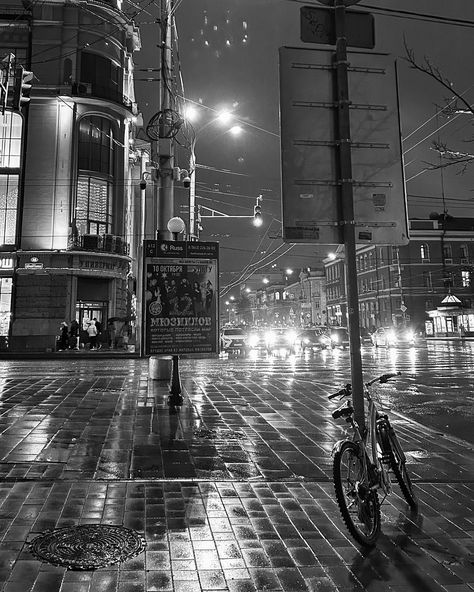
#> input picture sar_1_gray.jpg, 474 x 592 px, found by its file name
$ jupyter execute task_1.ipynb
#> lines starting #> are read from the running program, lines starting #| are printed output that depends on the picture; after the words box and inside, x2 and y2 are one past the last pixel; in counts of white or black regions, pixels touching at a corner belong together
[cell 1]
import numpy as np
import cv2
import matplotlib.pyplot as plt
from skimage.metrics import structural_similarity, mean_squared_error

img = cv2.imread('sar_1_gray.jpg', cv2.IMREAD_GRAYSCALE)
#> img is the input picture: shape (592, 474); min 0, max 255, mean 84

hist = cv2.calcHist([img], [0], None, [256], (0, 256))
#> hist = 256 values, max 4149 at index 64, min 192 at index 253, mean 1096.1

fig, ax = plt.subplots(1, 2, figsize=(12, 4))
ax[0].imshow(img, cmap='gray'); ax[0].set_title('Исходное'); ax[0].axis('off')
ax[1].plot(hist, color='black'); ax[1].set_title('Гистограмма')
plt.show()
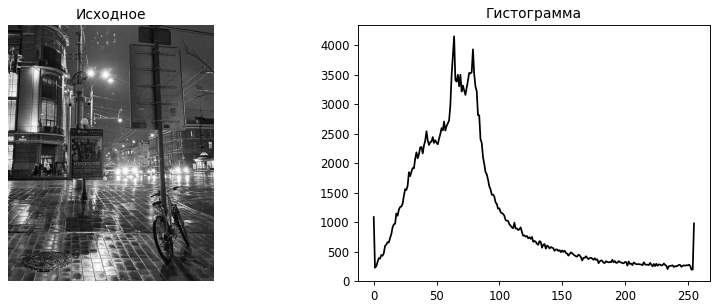
#> figure drawn by matplotlib, 2 panels; panel 2: curve peaks at x = 64, y = 4149

[cell 2]
def gamma_correction(image, gamma):
    return np.uint8(np.power(image / 255.0, gamma) * 255)

img_low  = gamma_correction(img, 0.7)
#> in gamma_correction, `return np.uint8(np.power(image / 255.0, gamma) * 255)`:
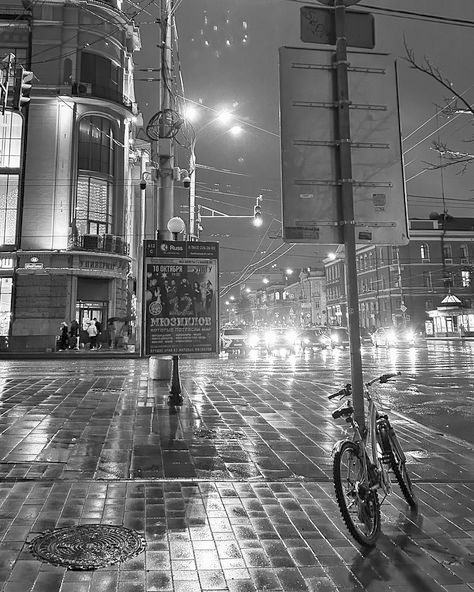
#> returned value: shape (592, 474); min 0, max 255, mean 112.1
img_high = gamma_correction(img, 1.8)
#> call 2 of gamma_correction, with gamma = 1.8
#> in gamma_correction (call 2), `return np.uint8(np.power(image / 255.0, gamma) * 255)`:
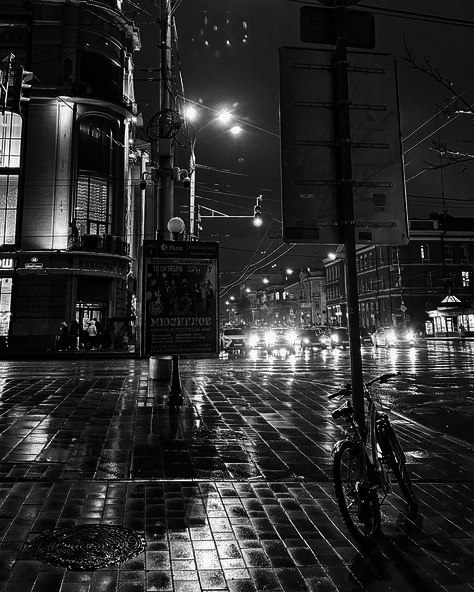
#> returned value: shape (592, 474); min 0, max 255, mean 43.7

fig, ax = plt.subplots(1, 3, figsize=(15, 5))
ax[0].imshow(img, cmap='gray');      ax[0].set_title('Оригинал')
ax[1].imshow(img_low, cmap='gray');  ax[1].set_title('γ < 1 (0.7)')
ax[2].imshow(img_high, cmap='gray'); ax[2].set_title('γ > 1 (1.8)')
for a in ax: a.axis('off')
plt.show()
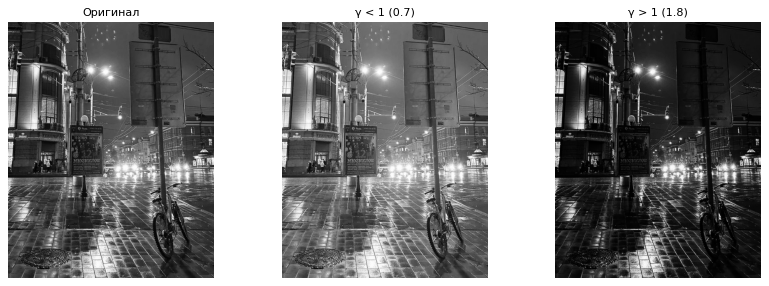
#> figure drawn by matplotlib, 3 panels

[cell 3]
for name, im in [('γ < 1', img_low), ('γ > 1', img_high)]:
    s, _ = structural_similarity(img, im, full=True)
    m = mean_squared_error(img, im)
    print(f"{name}: SSIM = {s:.3f}, MSE = {m:.3f}")
#> this loop made 2 passes
#> (name, s, m) on passes 1 to 2: ('γ < 1', 0.923, 842.5), ('γ > 1', 0.646, 1782.2)
#| γ < 1: SSIM = 0.923, MSE = 842.505
#| γ > 1: SSIM = 0.646, MSE = 1782.234

[cell 4]
def stat_correction(image, reference):
    mu_s, sd_s = image.mean(), image.std()
    mu_r, sd_r = reference.mean(), reference.std()
    return np.clip((image - mu_s) * (sd_r / sd_s) + mu_r, 0, 255).astype(np.uint8)

eq_gray = cv2.equalizeHist(img)
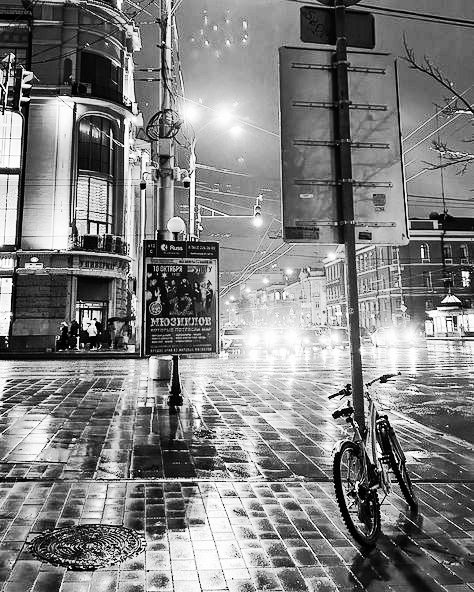
#> eq_gray: shape (592, 474); min 0, max 255, mean 127.9
img_stat = stat_correction(img, eq_gray)
#> in stat_correction, `mu_s, sd_s = image.mean(), image.std()`: mu_s = 83.98; sd_s = 53.21
#> in stat_correction, `mu_r, sd_r = reference.mean(), reference.std()`: mu_r = 127.9; sd_r = 73.7
#> in stat_correction, `return np.clip((image - mu_s) * (sd_r / sd_s) + mu_r, 0, 255).astype(n..`:
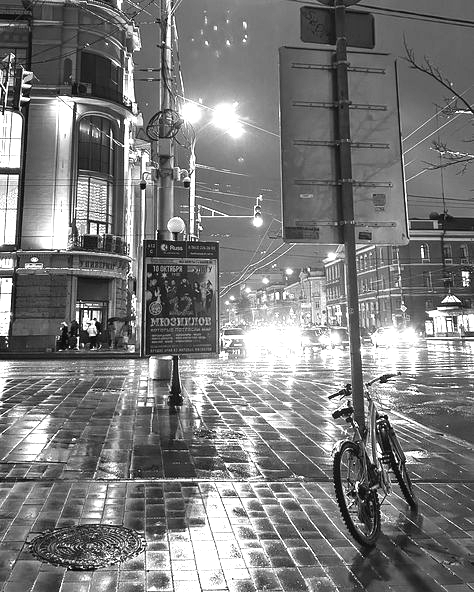
#> returned value: shape (592, 474); min 11, max 255, mean 122.9

s, _ = structural_similarity(img, img_stat, full=True)
#> s = 0.861
m = mean_squared_error(img, img_stat)
#> m = 1744.3
print(f"Стат. коррекция: SSIM = {s:.3f}, MSE = {m:.3f}")
#| Стат. коррекция: SSIM = 0.861, MSE = 1744.308

fig, ax = plt.subplots(1, 3, figsize=(15, 5))
ax[0].imshow(img, cmap='gray');      ax[0].set_title('Оригинал')
ax[1].imshow(img_stat, cmap='gray'); ax[1].set_title('Стат. коррекция')
ax[2].imshow(eq_gray, cmap='gray');  ax[2].set_title('eq_gray')
for a in ax: a.axis('off')
plt.show()

[cell 5]
thresholds = [30, 100, 150, 220]
modes = [(cv2.THRESH_BINARY,'BINARY'), (cv2.THRESH_BINARY_INV,'BINARY_INV'),
         (cv2.THRESH_TRUNC,'TRUNC'), (cv2.THRESH_TOZERO,'TOZERO'),
         (cv2.THRESH_TOZERO_INV,'TOZERO_INV')]

fig, axes = plt.subplots(len(modes), len(thresholds), figsize=(16, 14))
for i, (mode, name) in enumerate(modes):
    for j, t in enumerate(thresholds):
        _, res = cv2.threshold(img, t, 255, mode)
        axes[i, j].imshow(res, cmap='gray')
        axes[i, j].set_title(f'{name}, t={t}', fontsize=9)
        axes[i, j].axis('off')
plt.tight_layout(); plt.show()
#> after `plt.tight_layout()`:
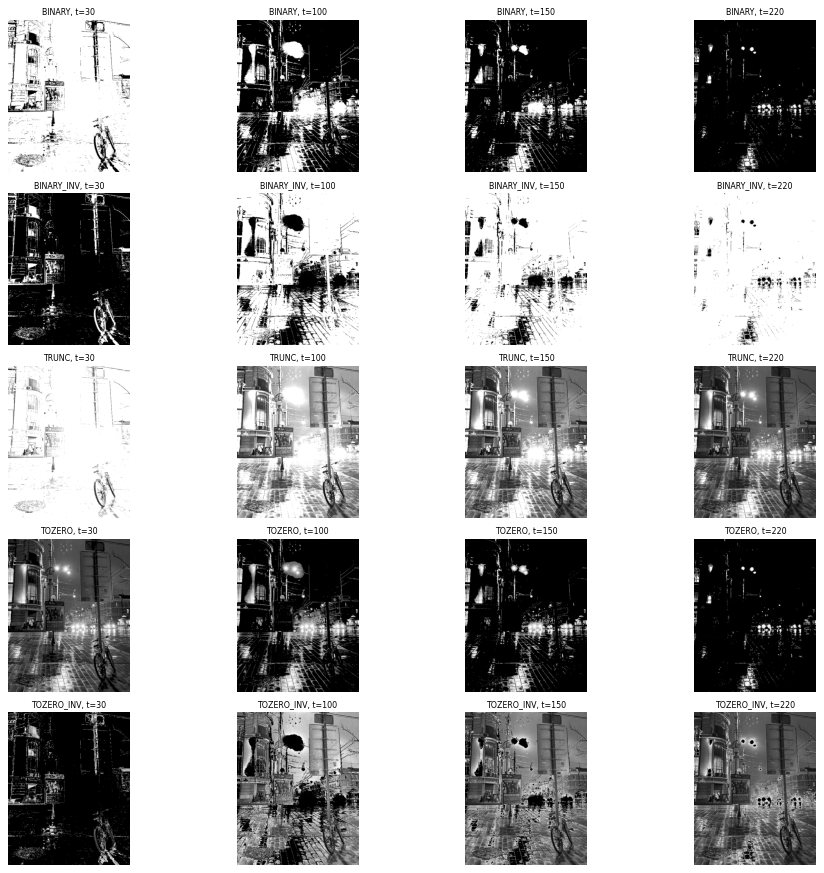
#> figure drawn by matplotlib, 20 panels

[cell 6]
otsu_val, otsu = cv2.threshold(img, 0, 255, cv2.THRESH_BINARY + cv2.THRESH_OTSU)
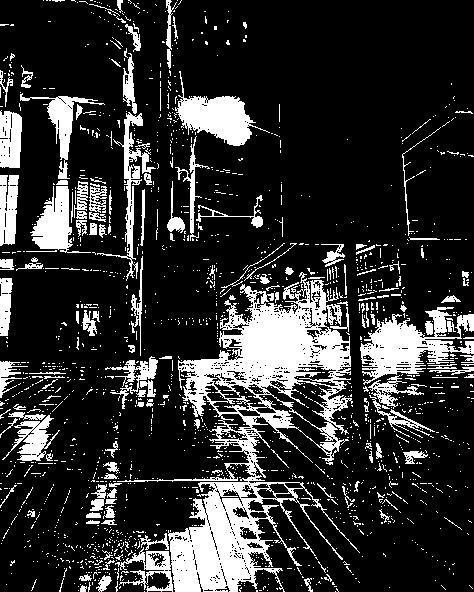
#> otsu: shape (592, 474); 19.4% white; 1748 white regions (1597 under 20 px), largest, box (x1, y1, x2, y2) and area: (115, 272, 360, 592) 22773, (360, 307, 474, 385) 3951, (175, 71, 270, 146) 2659
#> otsu_val = 118
print("Otsu порог:", otsu_val)
#| Otsu порог: 118.0

plt.figure(figsize=(10, 4))
plt.subplot(1, 2, 1); plt.imshow(img, cmap='gray'); plt.title('Оригинал'); plt.axis('off')
plt.subplot(1, 2, 2); plt.imshow(otsu, cmap='gray'); plt.title(f'Otsu (t={otsu_val:.0f})'); plt.axis('off')
plt.tight_layout(); plt.show()
